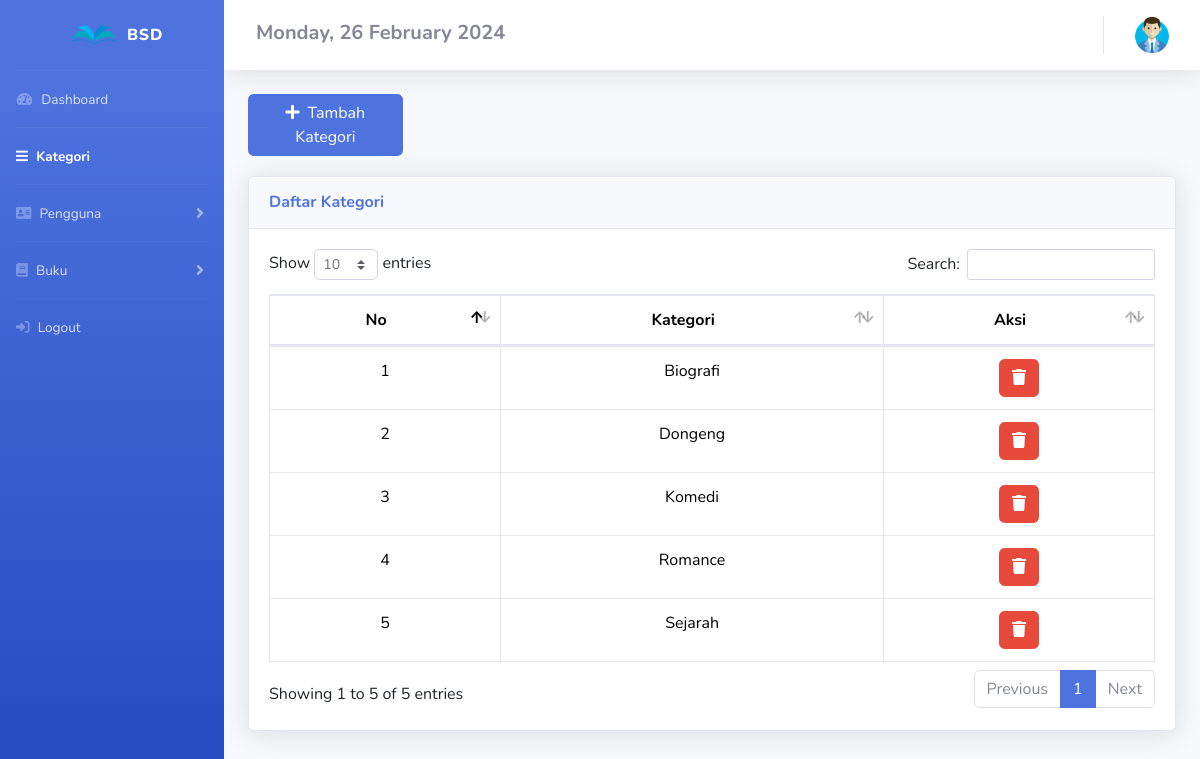
Screenshot of /DashboardAdmin/kategori/kategori.php (signed in) with the database file from the repository.
### tables this page shows
CREATE TABLE `kategori_buku` (
  `kategori` varchar(255) NOT NULL
);

### config/config.php (called while the page is built, shortened)
<?php
$host = "127.0.0.1";
$username = "root";
$password = "";
$database_name = "ukk_fadli";
$connection = mysqli_connect($host, $username, $password, $database_name);
function queryReadData($dataKategori) {
  global $connection;
  $result = mysqli_query($connection, $dataKategori);
  $items = [];
  while($item = mysqli_fetch_assoc($result)) {
    $items[] = $item;
  }
  return $items;
}

### DashboardAdmin/kategori/kategori.php (the view, shortened to what this page needs)
<?php
require "../../config/config.php";
$member = queryReadData("SELECT * FROM kategori_buku");
?>
<!DOCTYPE html>
<html lang="en">
<head>
  <link href="https://cdn.jsdelivr.net/npm/bootstrap@5.3.2/dist/css/bootstrap.min.css" rel="stylesheet">
  <link href="../../assets2/vendor/fontawesome-free/css/all.min.css" rel="stylesheet" type="text/css">
  <link href="../../assets2/css/sb-admin-2.min.css" rel="stylesheet">
  <link href="../../assets2/vendor/datatables/dataTables.bootstrap4.min.css" rel="stylesheet">
</head>
<body id="page-top">
  <div id="wrapper">
    <ul class="navbar-nav bg-gradient-primary sidebar sidebar-dark accordion" id="accordionSidebar">
      <div class="sticky-top">
        <a class="sidebar-brand d-flex align-items-center justify-content-center" href="kategori.php">
          <div class="image">
            <img src="../../assets/bookstore.png" class="m-2 img-circle" alt="User Image" width="50px">
          </div>
          <div class="sidebar-brand-text">BSD</div>
        </a>
        <hr class="sidebar-divider my-0">
        <li class="nav-item">
          <a class="nav-link" href="../index.php">
            <i class="fas fa-fw fa-tachometer-alt"></i>
            <span>Dashboard</span></a>
        </li>
        <hr class="sidebar-divider my-0">
        <li class="nav-item active">
          <a class="nav-link" href="kategori.php">
            <i class="fas fa-bars"></i>
            <span>Kategori</span></a>
        </li>
        <hr class="sidebar-divider my-0">
        <li class="nav-item">
          <a class="nav-link collapsed" href="#" data-toggle="collapse" data-target="#collapseTwo" aria-expanded="true" aria-controls="collapseTwo">
            <i class="fas fa-address-card"></i>
            <span>Pengguna</span>
          </a>
        </li>
        <hr class="sidebar-divider my-0">
        <li class="nav-item">
          <a class="nav-link collapsed" href="#" data-toggle="collapse" data-target="#collapseUtilities" aria-expanded="true" aria-controls="collapseUtilities">
            <i class="fas fa-book"></i>
            <span>Buku</span>
          </a>
        </li>
        <hr class="sidebar-divider my-0">
        <li class="nav-item">
          <a class="nav-link" href="../signOut.php">
            <i class="fa-solid fa-right-to-bracket"></i>
            <span>Logout</span></a>
        </li>
    </ul>
    <?php
    $day = date('l');
    $dayOfMonth = date('d');
    $month = date('F');
    $year = date('Y');
    ?>
    <div id="content-wrapper" class="d-flex flex-column">
      <div id="content">
        <nav class="navbar navbar-expand navbar-light bg-white topbar mb-4 static-top shadow">
          <h5 class="mt-1 mx-3 fw-bold"><span class="fs-5 text-secondary"> <?php echo $day . ", " . $dayOfMonth . " " . " " . $month . " " . $year; ?> </span></h5>
          <ul class="navbar-nav ml-auto">
            <li class="nav-item dropdown no-arrow">
              <a class="nav-link dropdown-toggle" href="#" id="userDropdown" role="button" data-toggle="dropdown" aria-haspopup="true" aria-expanded="false">
                <img src="../../assets/user.png" alt="memberLogo" width="40px">
              </a>
            </li>
          </ul>
        </nav>
        <div class="container-fluid">
          <button style="margin-bottom:20px" data-toggle="modal" data-target="#myModal" class="btn btn-primary col-md-2"><span class="glyphicon glyphicon-plus"></span><i class="fas fa-plus mr-2"></i>Tambah Kategori</button>
          <div class="card shadow mb-4">
            <div class="card-header py-3">
              <h6 class="m-0 font-weight-bold text-primary">Daftar Kategori</h6>
            </div>
            <div class="card-body">
              <div class="table-responsive">
                <table class="table table-bordered" id="dataTable" width="100%" cellspacing="0">
                  <thead>
                    <tr align="center">
                      <th>No</th>
                      <th>Kategori</th>
                      <th>Aksi</th>
                    </tr>
                  </thead>
                  <tbody>
                    <?php
                    $no = 1;
                    foreach ($member as $item) :
                    ?>
                      <tr>
                        <td align="center"><?php echo $no++ ?></td>
                        <td align="center"><?php echo $item['kategori'] ?></td>
                        <td align="center">
                          <a href="deleteKategori.php?kategori=<?= $item['kategori']; ?>" class="btn btn-danger" onclick="return confirm('Apakah <?= $item['kategori']; ?> ingin anda hapus? Jika anda hapus maka data buku dengan kategori ini juga akan terhapus!');"><i class="fas fa-trash"></i></a>
                        </td>
                      </tr>
                    <?php endforeach; ?>
                  </tbody>
                </table>
              </div>
            </div>
          </div>
        </div>
      </div>
</body>
</html>

### rows the page displays
kategori_buku: kategori "Biografi"
kategori_buku: kategori "Dongeng"
kategori_buku: kategori "Komedi"
kategori_buku: kategori "Romance"
kategori_buku: kategori "Sejarah"
